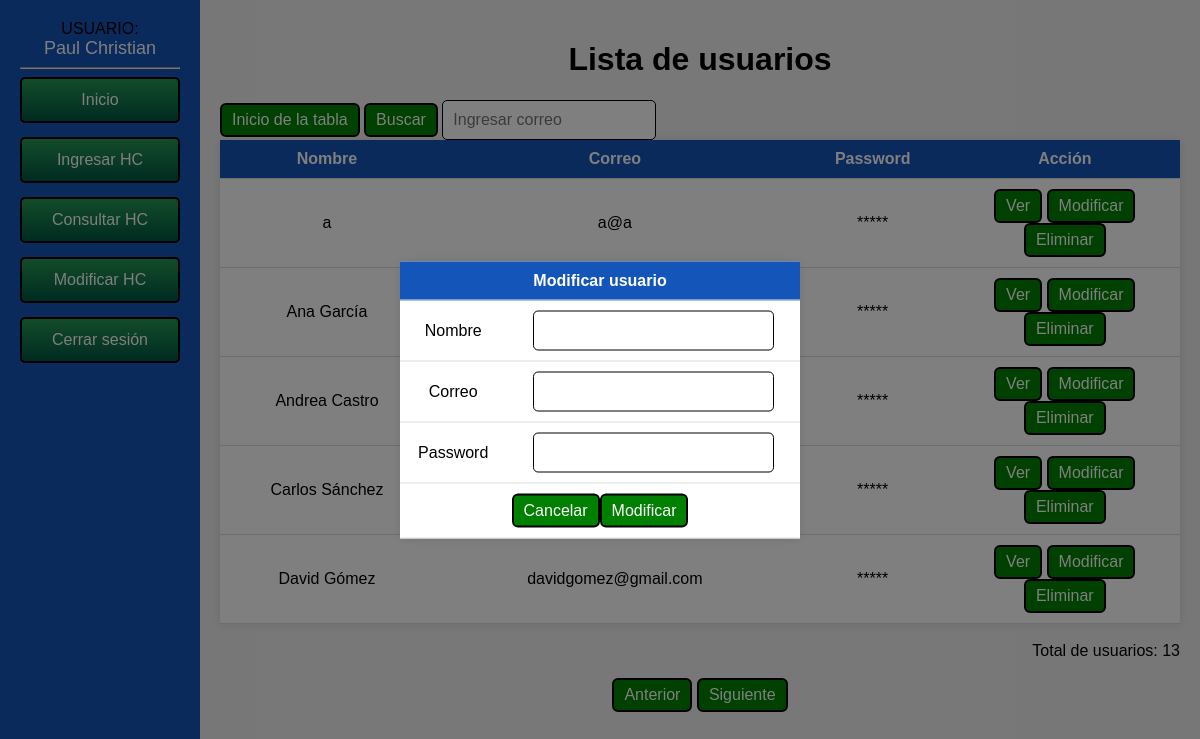
The app's page /usuarios_modificar.php (signed in) with its own data.
### tables this page shows
CREATE TABLE `usuarios` (
  `nom` varchar(50) NOT NULL,
  `correo` varchar(50) NOT NULL,
  `pass` varchar(50) NOT NULL
);

### usuarios_tabla.php (the view, shortened to what this page needs)
<?php
include('conexion.php');
include("barra_lateral.php");
?>
<html>
<body>
<div class="ContenedorPrincipal">
<?php
    $filasmax = 5;
    if (isset($_GET['pag']))
	{
        $pagina = $_GET['pag'];
    } else
	{
        $pagina = 1;
    }
 if(isset($_POST['btnbuscar']))
{
$buscar = $_POST['txtbuscar'];
 $sqlusu = mysqli_query($conn, "SELECT * FROM usuarios where correo = '".$buscar."'");
}
else
{
 $sqlusu = mysqli_query($conn, "SELECT * FROM usuarios ORDER BY nom ASC LIMIT " . (($pagina - 1) * $filasmax)  . "," . $filasmax);
}
    $resultadoMaximo = mysqli_query($conn, "SELECT count(*) as num_usuarios FROM usuarios");
    $maxusutabla = mysqli_fetch_assoc($resultadoMaximo)['num_usuarios'];
    ?>
	<div class="ContenedorTabla" >
	<form method="POST">
	<h1>Lista de usuarios</h1>
	<div style="text-align:left">
	<a href="usuarios_tabla.php" class="BotonesUsuarios">Inicio de la tabla</a>
	<input class="BotonesUsuarios" type="submit" value="Buscar" name="btnbuscar">
	<input class="CajaTexto" type="text" name="txtbuscar"  placeholder="Ingresar correo" autocomplete="off" style='width:20%'>
	</div>
			</form>
    <table>
			<tr>
			<th>Nombre</th>
			<th>Correo</th>
            <th>Password</th>
			<th>Acción</th>
			</tr>
        <?php
        while ($mostrar = mysqli_fetch_assoc($sqlusu))
		{
            echo "<tr>";
            echo "<td>".$mostrar['nom']."</td>";
			echo "<td>".$mostrar['correo']."</td>";
			 echo "<td>*****</td>";
            echo "<td style='width:24%'>
			<a class='BotonesUsuarios' href=\"usuarios_ver.php?correo=$mostrar[correo]&pag=$pagina\">Ver</a>
			<a class='BotonesUsuarios' href=\"usuarios_modificar.php?correo=$mostrar[correo]&pag=$pagina\">Modificar</a>
			<a class='BotonesUsuarios' href=\"usuarios_eliminar.php?correo=$mostrar[correo]&pag=$pagina\" onClick=\"return confirm('¿Estás seguro de eliminar a $mostrar[nom]?')\">Eliminar</a>
			</td>";
        }
        ?>
    </table>
	<div style='text-align:right'>
	<br>
	<?php echo "Total de usuarios: ".$maxusutabla;?>
	</div>
	</div>
<div style='text-align:right'>
<br>
</div>
<div style="text-align:center">
<?php
if (isset($_GET['pag'])) {
if ($_GET['pag'] > 1) {
 ?>
<a class="BotonesUsuarios" href="usuarios_tabla.php?pag=<?php echo $_GET['pag'] - 1; ?>">Anterior</a>
<?php
}
else
{
?>
<a class="BotonesUsuarios" href="#" style="pointer-events: none">Anterior</a>
<?php
}
?>
 <?php
}
else
{
?>
<a class="BotonesUsuarios" href="#" style="pointer-events: none">Anterior</a>
<?php
}
if (isset($_GET['pag'])) {
if ((($pagina) * $filasmax) < $maxusutabla) {
?>
<a class="BotonesUsuarios" href="usuarios_tabla.php?pag=<?php echo $_GET['pag'] + 1; ?>">Siguiente</a>
<?php
} else {
?>
<a class="BotonesUsuarios" href="#" style="pointer-events: none">Siguiente</a>
<?php
}
?>
<?php
} else {
?>
<a class="BotonesUsuarios" href="usuarios_tabla.php?pag=2">Siguiente</a>
<?php
}
?>
</div>
</div>
</body>
</html>

### barra_lateral.php (shortened to what this page needs)
<?php
$usuarioingresado = $_SESSION['usuarioingresando'];
$buscandousu = mysqli_query($conn, "SELECT * FROM usuarios WHERE correo = '$usuarioingresado'");
$mostrar = mysqli_fetch_array($buscandousu);
?>
<!DOCTYPE html>
<html>
<head>
<link rel="stylesheet" href="style.css">
</head>
<body>
<div class="BarraLateral">
<ul>
    USUARIO:
    <div class="NomUsuario"><?php echo htmlspecialchars($mostrar['nom'], ENT_QUOTES, 'UTF-8'); ?></div>
    <hr>
    <li><a href="principal.php">Inicio</a></li>
    <li><a href="registrar_hc.php">Ingresar HC</a></li>
	<li><a href="consultar_hc.php">Consultar HC</a></li>
	<li><a href="registrar_hc.php">Modificar HC</a></li>
    <li><a href="cerrar_sesion.php">Cerrar sesión</a></li>
</ul>
</div>
</body>
</html>

### style.css (style rules this page uses)
body { background: #f0f0f0; font-family: Arial, sans-serif; margin:0; padding:0; display: flex; flex-direction: column; }
.CajaTexto { width: 80%; padding: 10px; font-size:1em; border-radius:5px; border:1px solid black; color:black; }
.NomUsuario { font-size:18px; color:white; word-break:break-all; }
.BarraLateral { position: fixed; top: 0; left: 0; width: 200px; height: 100%; background-color: #1455B9; padding: 20px; box-sizing: border-box; text-align:center; }
.BarraLateral ul { list-style: none; padding: 0; margin: 0; }
.BarraLateral li { text-align:center; margin-bottom: 14px; padding: 12px 10px; border-radius:5px; border:2px solid black; background: linear-gradient(180deg,#259953,#015644); }
.BarraLateral a { color: white; text-decoration: none; }
.ContenedorPrincipal { margin-left: 200px; padding: 20px; box-sizing: border-box; text-align:center; }
table { border-collapse: collapse; width: 100%; margin: 0 auto; background-color: white; box-shadow: 0 0 10px rgba(0, 0, 0, 0.1); }
th { background-color: #1455B9; color: white; }
th, td { padding: 10px; text-align: center; border-bottom: 1px solid #dddddd; }
.ContenedorTabla { margin-left: auto; margin-right: auto; max-width:1260px; width: 100%; }
.BotonesUsuarios { text-align:center; display: inline-block; background:green; padding: 6px 10px; border-radius:6px; text-decoration: none; color:white; border:2px solid black; cursor:pointer; font-size: 16px; }

### records on screen
usuarios: nom "Paul Christian"
usuarios: nom "a", correo "a@a"
usuarios: nom "Ana García"
usuarios: nom "Andrea Castro"
usuarios: nom "Carlos Sánchez"
usuarios: nom "David Gómez", correo "davidgomez@gmail.com"

### other values on screen
$maxusutabla "13"
